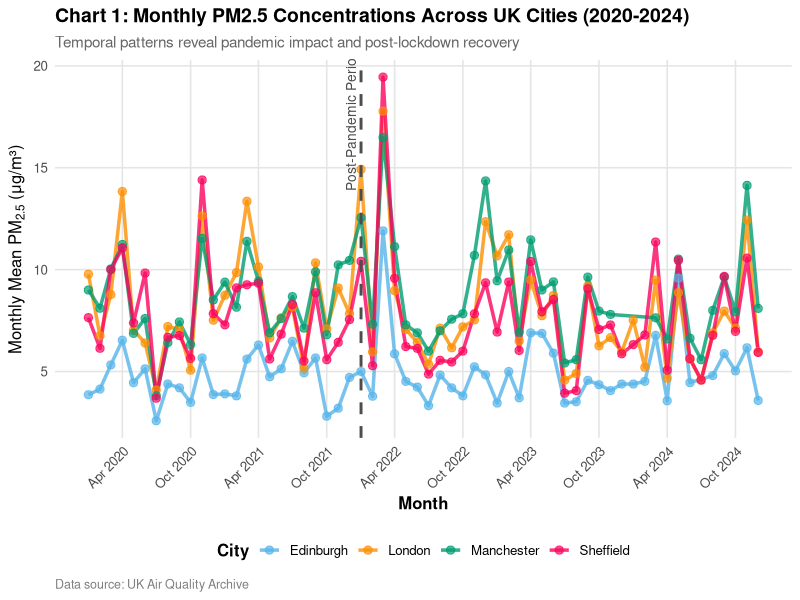
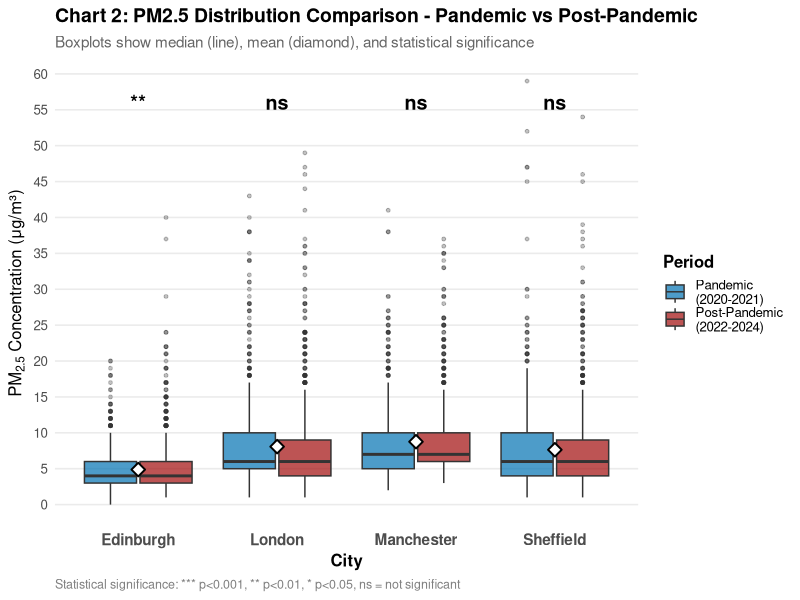
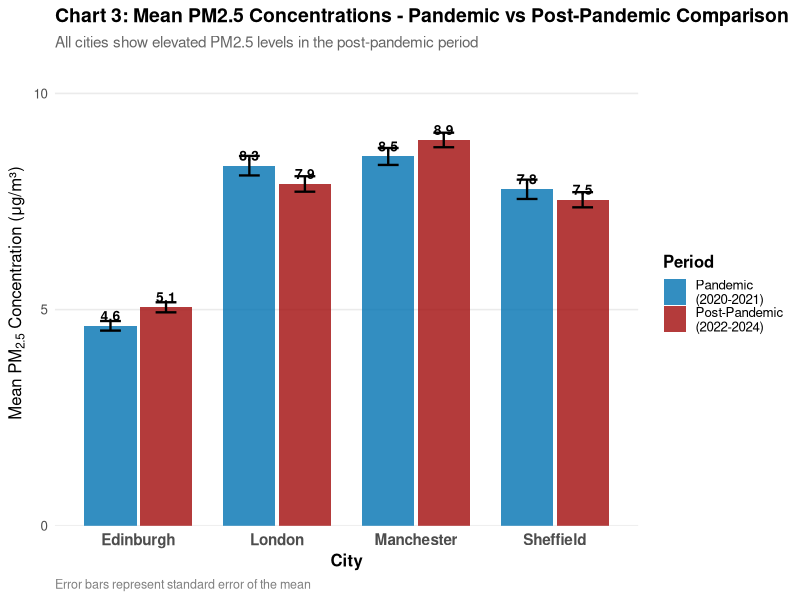
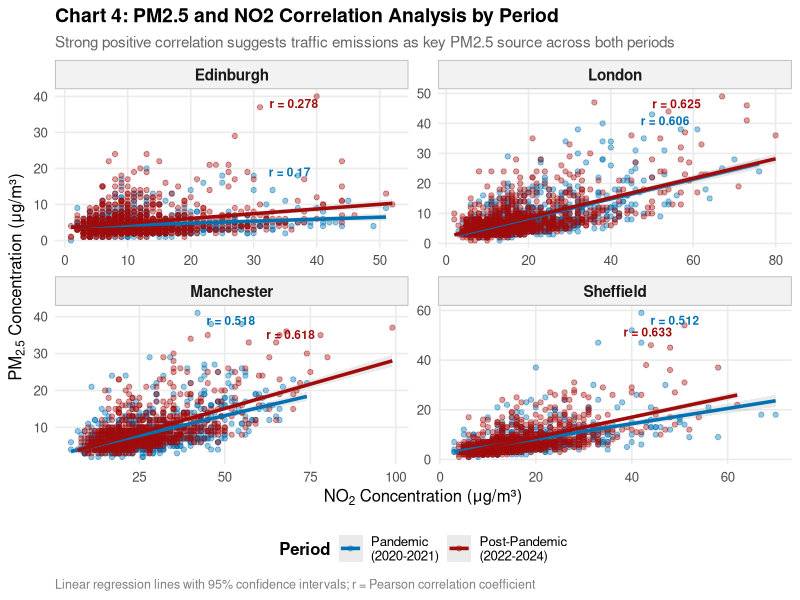
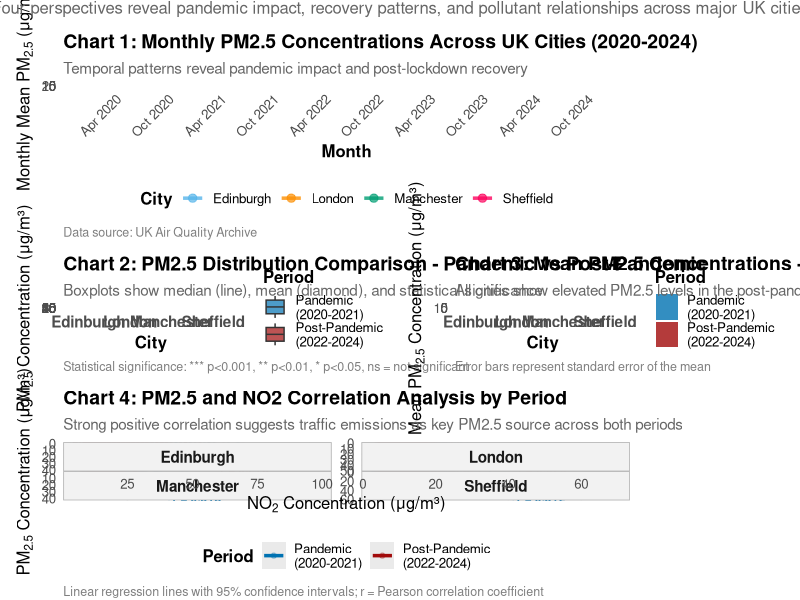
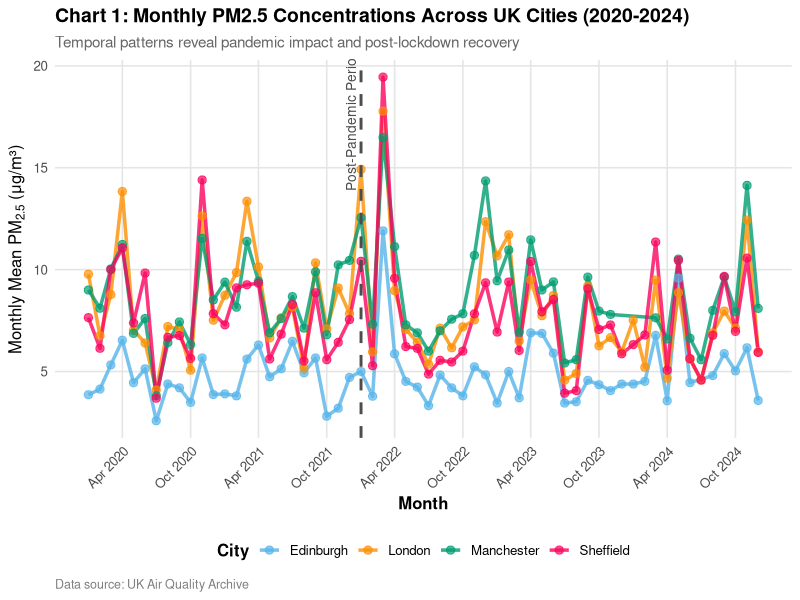
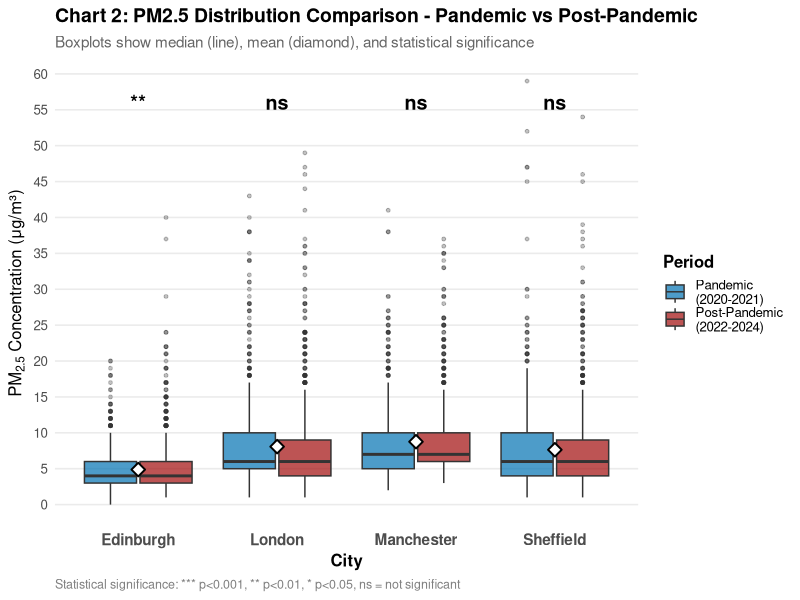
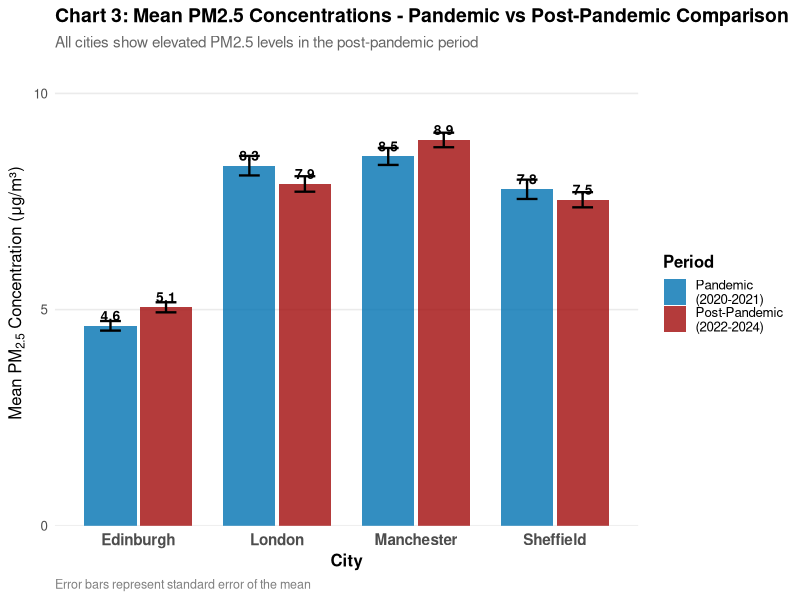

The R source for these figures, in order:
# ==============================================================================
# UK Air Quality Analysis - Research Question 1 (EDA)
# How did daily concentrations of PM₂.₅, PM₁₀, NO₂, and O₃ vary across 
# major UK cities during and after COVID-19 pandemic (2020-2024)?
# ==============================================================================

# ------------------------------------------------------------------------------
# 1. SETUP: Load Required Packages
# ------------------------------------------------------------------------------

#install.packages(c("tidyverse", "lubridate", "ggplot2", "patchwork"))

library(tidyverse)    # Data manipulation and visualization
library(lubridate)    # Date handling
library(ggplot2)      # Plotting (also loaded via tidyverse, but explicit here)
library(patchwork)    # Combining multiple plots
library(scales)

# Set theme for all plots
theme_set(theme_minimal(base_size = 12))

# Define consistent color palette (colorblind-friendly)
city_colors <- c(
  "London" = "#fc9003",      # Orange
  "Edinburgh" = "#56B4E9",   # Sky blue
  "Manchester" = "#009E73",  # Green
  "Sheffield" = "#fc035e"    # Vermillion
)

period_colors <- c(
  "Pandemic" = "#0072B2",        # Blue
  "Post-Pandemic" = "#a10b0b"    # Red
)

# Create output directory for plots
dir.create("plots", showWarnings = FALSE)

# Create processed_data directory if it doesn't exist
dir.create("processed_data", showWarnings = FALSE)

# ------------------------------------------------------------------------------
# 2. DATA IMPORT AND CLEANING
# ------------------------------------------------------------------------------

# NOTE: Skip first 10 rows (3 header + 7 metadata rows) to get to column headers
raw_data <- read_csv("uk_air_quality_data.csv", skip = 10, show_col_types = FALSE)

# View structure
glimpse(raw_data)

# Clean and reshape the data
##  Rename first column to Date and convert it into a proper date format
air_quality <- raw_data %>%
  rename(Date = 1) %>%  
  mutate(Date = as.Date(Date, format = "%m/%d/%Y")) %>%
  # Select only pollutant value columns (exclude status/flag columns)
  select(
    Date,
    # Edinburgh
    Edin_O3   = 2, Edin_NO2  = 4, Edin_SO2  = 6, Edin_CO   = 8, 
    Edin_PM10 = 10, Edin_PM25 = 12,
    
    # London
    Lon_O3   = 14, Lon_NO2  = 16, Lon_SO2  = 18, Lon_CO   = 20,
    Lon_PM10 = 22, Lon_PM25 = 24,
    
    # Manchester
    Man_O3   = 26, Man_NO2  = 28, Man_SO2  = 30, 
    Man_PM10 = 32, Man_PM25 = 34,
    
    # Sheffield
    Shef_O3  = 36, Shef_NO2 = 38, 
    Shef_PM10 = 40, Shef_PM25 = 42
  ) %>%
  # Convert all pollutant columns to numeric (handles "No data" as NA)
  mutate(across(-Date, ~as.numeric(as.character(.)))) %>%
  # Filter out rows with invalid dates
  filter(!is.na(Date))

glimpse(air_quality)
colSums(is.na(air_quality))


# Create long format for easier analysis
air_quality_long <- air_quality %>%
  pivot_longer(
    cols = -Date,
    names_to = c("City", "Pollutant"),
    names_sep = "_",
    values_to = "Concentration"
  ) %>%
  # Clean city names
  mutate(
    City = case_when(
      City == "Edin" ~ "Edinburgh",
      City == "Lon" ~ "London",
      City == "Man" ~ "Manchester",
      City == "Shef" ~ "Sheffield"
    ),
    # Clean pollutant names
    Pollutant = case_when(
      Pollutant == "PM25" ~ "PM2.5",
      Pollutant == "PM10" ~ "PM10",
      Pollutant == "NO2" ~ "NO2",
      Pollutant == "O3" ~ "O3",
      Pollutant == "SO2" ~ "SO2",
      Pollutant == "CO" ~ "CO"
    )
  ) %>%
  # Add temporal variables
  mutate(
    Year = year(Date),
    Month = month(Date),
    YearMonth = floor_date(Date, "month"),
    # Define pandemic period: 2020-2021 (Pandemic) vs 2022-2024 (Post-pandemic)
    Period = case_when(
      Year >= 2020 & Year <= 2021 ~ "Pandemic",
      Year >= 2022 ~ "Post-Pandemic"
    ),
    Period = factor(Period, levels = c("Pandemic", "Post-Pandemic"))
  )

# Summary statistics (BEFORE removing NAs)
cat("\n=== DATA SUMMARY ===\n")
cat("Date range:", min(air_quality_long$Date, na.rm = TRUE), "to", max(air_quality_long$Date, na.rm = TRUE), "\n")
cat("Total rows in long format:", nrow(air_quality_long), "\n")
cat("Cities:", paste(unique(air_quality_long$City), collapse = ", "), "\n")
cat("Pollutants:", paste(unique(air_quality_long$Pollutant), collapse = ", "), "\n\n")
colSums(is.na(air_quality_long))

# Check data completeness by city and pollutant (BEFORE removing NAs)
cat("=== DATA COMPLETENESS CHECK ===\n")
data_completeness <- air_quality_long %>%
  group_by(City, Pollutant) %>%
  summarise(
    n_obs = n(),
    n_missing = sum(is.na(Concentration)),
    pct_complete = round((1 - n_missing/n_obs) * 100, 2),
    .groups = "drop"
  )
print(data_completeness)

# Now remove rows with missing concentration values for analysis
air_quality_long <- air_quality_long %>%
  filter(!is.na(Concentration))

cat("\nRows after removing NAs:", nrow(air_quality_long), "\n")


# ------------------------------------------------------------------------------
# 3. PREPARE DATA FOR VISUALIZATIONS
# ------------------------------------------------------------------------------

cat("\n=== PREPARING DATA FOR VISUALIZATIONS ===\n")

# Filter for PM2.5 only (our focus pollutant)
pm25_data <- air_quality_long %>%
  filter(Pollutant == "PM2.5", !is.na(Period))

cat("PM2.5 observations:", nrow(pm25_data), "\n")

# Calculate monthly averages for PM2.5
pm25_monthly <- pm25_data %>%
  group_by(City, YearMonth, Period, Year) %>%
  summarise(
    Monthly_Mean = mean(Concentration, na.rm = TRUE),
    Monthly_SD = sd(Concentration, na.rm = TRUE),
    n_days = n(),
    .groups = "drop"
  )

write_csv(pm25_monthly, "processed_data/pm25_monthly.csv")

# Calculate period summaries for PM2.5
pm25_period_summary <- pm25_data %>%
  group_by(City, Period) %>%
  summarise(
    Mean = mean(Concentration, na.rm = TRUE),
    Median = median(Concentration, na.rm = TRUE),
    SD = sd(Concentration, na.rm = TRUE),
    SE = sd(Concentration, na.rm = TRUE) / sqrt(n()),
    Q25 = quantile(Concentration, 0.25, na.rm = TRUE),
    Q75 = quantile(Concentration, 0.75, na.rm = TRUE),
    Min = min(Concentration, na.rm = TRUE),
    Max = max(Concentration, na.rm = TRUE),
    n = n(),
    .groups = "drop"
  )

write_csv(pm25_period_summary, "processed_data/pm25_period_summary.csv")

# ------------------------------------------------------------------------------
# CHART 1: TEMPORAL TRENDS - Monthly PM2.5 Time Series
# Section 2: Theoretical Frameworks
# ------------------------------------------------------------------------------

cat("\n=== Creating Chart 1: Temporal Trends ===\n")

chart1_temporal <- ggplot(pm25_monthly, 
                          aes(x = YearMonth, y = Monthly_Mean, 
                              color = City, group = City)) +
  geom_line(linewidth = 1.2, alpha = 0.8) +
  geom_point(size = 2.5, alpha = 0.7) +
  
  # Add vertical line to mark post-pandemic period
  geom_vline(xintercept = as.Date("2022-01-01"), 
             linetype = "dashed", color = "gray30", linewidth = 1) +
  annotate("text", x = as.Date("2022-01-01"), 
           y = max(pm25_monthly$Monthly_Mean, na.rm = TRUE) * 0.95,
           label = "Post-Pandemic Period Begins", 
           angle = 90, vjust = -0.5, size = 3.5, color = "gray30") +
  
  # Styling
  scale_color_manual(values = city_colors) +
  scale_x_date(date_breaks = "6 months", date_labels = "%b %Y") +
  scale_y_continuous(breaks = seq(0, 30, 5)) +
  
  labs(
    title = "Chart 1: Monthly PM2.5 Concentrations Across UK Cities (2020-2024)",
    subtitle = "Temporal patterns reveal pandemic impact and post-lockdown recovery",
    x = "Month",
    y = expression(paste("Monthly Mean PM"[2.5], " (μg/m³)")),
    color = "City",
    caption = "Data source: UK Air Quality Archive"
  ) +
  
  theme_minimal(base_size = 12) +
  theme(
    plot.title = element_text(face = "bold", size = 14),
    plot.subtitle = element_text(color = "gray40", size = 11),
    axis.text.x = element_text(angle = 45, hjust = 1),
    axis.title = element_text(face = "bold"),
    legend.position = "bottom",
    legend.title = element_text(face = "bold"),
    panel.grid.minor = element_blank(),
    panel.grid.major = element_line(color = "gray90"),
    plot.caption = element_text(color = "gray50", size = 9, hjust = 0)
  )

##print in R display
print(chart1_temporal)

ggsave("plots/chart1_temporal_trends.png", chart1_temporal, 
       width = 12, height = 6, dpi = 300)
cat("Saved: plots/chart1_temporal_trends.png\n")

# ------------------------------------------------------------------------------
# CHART 2: PERIOD COMPARISON - Boxplots with Statistical Annotations
# Section 3: Accessibility
# ------------------------------------------------------------------------------

cat("\n=== Creating Chart 2: Period Comparison ===\n")

# Calculate statistical significance
t_test_results <- pm25_data %>%
  group_by(City) %>%
  summarise(
    p_value = t.test(
      Concentration[Period == "Pandemic"],
      Concentration[Period == "Post-Pandemic"]
    )$p.value,
    significance = case_when(
      p_value < 0.001 ~ "***",
      p_value < 0.01 ~ "**",
      p_value < 0.05 ~ "*",
      TRUE ~ "ns"
    ),
    .groups = "drop"
  )

# Get y-axis max for positioning significance stars
y_max <- max(pm25_data$Concentration, na.rm = TRUE)

chart2_comparison <- ggplot(pm25_data, 
                            aes(x = City, y = Concentration, fill = Period)) +
  geom_boxplot(alpha = 0.7, outlier.alpha = 0.3, outlier.size = 1,
               position = position_dodge(width = 0.8)) +
  
  # Add mean points
  stat_summary(fun = mean, geom = "point", shape = 23, size = 3,
               position = position_dodge(width = 0.8), 
               color = "black", fill = "white", stroke = 1) +
  
  # Add significance annotations
  geom_text(data = t_test_results, 
            aes(x = City, y = y_max * 0.95, label = significance),
            inherit.aes = FALSE, size = 5, fontface = "bold") +
  
  # Styling
  scale_fill_manual(values = period_colors,
                    labels = c("Pandemic\n(2020-2021)", 
                               "Post-Pandemic\n(2022-2024)")) +
  scale_y_continuous(breaks = seq(0, ceiling(y_max/5)*5, 5)) +
  
  labs(
    title = "Chart 2: PM2.5 Distribution Comparison - Pandemic vs Post-Pandemic",
    subtitle = "Boxplots show median (line), mean (diamond), and statistical significance",
    x = "City",
    y = expression(paste("PM"[2.5], " Concentration (μg/m³)")),
    fill = "Period",
    caption = "Statistical significance: *** p<0.001, ** p<0.01, * p<0.05, ns = not significant"
  ) +
  
  theme_minimal(base_size = 12) +
  theme(
    plot.title = element_text(face = "bold", size = 14),
    plot.subtitle = element_text(color = "gray40", size = 11),
    axis.title = element_text(face = "bold"),
    axis.text.x = element_text(size = 11, face = "bold"),
    legend.position = "right",
    legend.title = element_text(face = "bold"),
    panel.grid.minor = element_blank(),
    panel.grid.major.x = element_blank(),
    plot.caption = element_text(color = "gray50", size = 9, hjust = 0)
  )

print(chart2_comparison)
ggsave("plots/chart2_period_comparison.png", chart2_comparison, 
       width = 10, height = 7, dpi = 300)
cat("Saved: plots/chart2_period_comparison.png\n")

# ------------------------------------------------------------------------------
# CHART 3: MEAN COMPARISON - Simple Bar Chart (Pandemic vs Post-Pandemic)
# Section 4: Visualization Choice
# ------------------------------------------------------------------------------

cat("\n=== Creating Chart 3: Mean Comparison Bar Chart ===\n")

chart3_means <- ggplot(pm25_period_summary, 
                       aes(x = City, y = Mean, fill = Period)) +
  geom_col(position = position_dodge(width = 0.8), alpha = 0.8, width = 0.75) +
  
  # Add error bars (standard error)
  geom_errorbar(aes(ymin = Mean - SE, ymax = Mean + SE),
                position = position_dodge(width = 0.8),
                width = 0.3, linewidth = 0.8) +
  
  # Add value labels on bars
  geom_text(aes(label = sprintf("%.1f", Mean)),
            position = position_dodge(width = 0.8),
            vjust = -0.5, size = 3.5, fontface = "bold") +
  
  # Styling
  scale_fill_manual(values = period_colors,
                    labels = c("Pandemic\n(2020-2021)", 
                               "Post-Pandemic\n(2022-2024)")) +
  scale_y_continuous(breaks = seq(0, 25, 5), 
                     limits = c(0, max(pm25_period_summary$Mean) * 1.15),
                     expand = expansion(mult = c(0, 0.05))) +
  
  labs(
    title = "Chart 3: Mean PM2.5 Concentrations - Pandemic vs Post-Pandemic Comparison",
    subtitle = "All cities show elevated PM2.5 levels in the post-pandemic period",
    x = "City",
    y = expression(paste("Mean PM"[2.5], " Concentration (μg/m³)")),
    fill = "Period",
    caption = "Error bars represent standard error of the mean"
  ) +
  
  theme_minimal(base_size = 12) +
  theme(
    plot.title = element_text(face = "bold", size = 14),
    plot.subtitle = element_text(color = "gray40", size = 11),
    axis.title = element_text(face = "bold"),
    axis.text.x = element_text(size = 11, face = "bold"),
    legend.position = "right",
    legend.title = element_text(face = "bold"),
    panel.grid.minor = element_blank(),
    panel.grid.major.x = element_blank(),
    plot.caption = element_text(color = "gray50", size = 9, hjust = 0)
  )

print(chart3_means)
ggsave("plots/chart3_mean_comparison.png", chart3_means, 
       width = 10, height = 7, dpi = 300)
cat("Saved: plots/chart3_mean_comparison.png\n")

# ------------------------------------------------------------------------------
# CHART 4: POLLUTANT CORRELATION - PM2.5 vs NO2 by Period
# Section 5: Implications and Improvements
# ------------------------------------------------------------------------------

cat("\n=== Creating Chart 4: Pollutant Correlation by Period ===\n")

correlation_data <- air_quality_long %>%
  filter(Pollutant %in% c("PM2.5", "NO2"), !is.na(Period)) %>%
  select(Date, City, Period, Pollutant, Concentration) %>%
  pivot_wider(names_from = Pollutant, values_from = Concentration) %>%
  filter(!is.na(PM2.5) & !is.na(NO2))

cat("Correlation data points:", nrow(correlation_data), "\n")
cat("\nData preparation complete!\n")

# Calculate correlation coefficients for each city-period combination
cor_stats <- correlation_data %>%
  group_by(City, Period) %>%
  summarise(
    cor = cor(PM2.5, NO2, use = "complete.obs"),
    x_pos = max(NO2, na.rm = TRUE) * 0.7,
    y_pos = max(PM2.5, na.rm = TRUE) * 0.95,
    label = paste0("r = ", round(cor, 3)),
    .groups = "drop"
  )

chart4_correlation <- ggplot(correlation_data, 
                             aes(x = NO2, y = PM2.5, color = Period)) +
  geom_point(alpha = 0.4, size = 1.5) +
  geom_smooth(method = "lm", se = TRUE, linewidth = 1.2, alpha = 0.2) +
  
  # Add correlation coefficients
  geom_text(data = cor_stats, 
            aes(x = x_pos, y = y_pos, label = label, color = Period),
            size = 3, fontface = "bold", show.legend = FALSE) +
  
  # Facet by city
  facet_wrap(~City, ncol = 2, scales = "free") +
  
  # Styling
  scale_color_manual(values = period_colors,
                     labels = c("Pandemic\n(2020-2021)", 
                                "Post-Pandemic\n(2022-2024)")) +
  
  labs(
    title = "Chart 4: PM2.5 and NO2 Correlation Analysis by Period",
    subtitle = "Strong positive correlation suggests traffic emissions as key PM2.5 source across both periods",
    x = expression(paste("NO"[2], " Concentration (μg/m³)")),
    y = expression(paste("PM"[2.5], " Concentration (μg/m³)")),
    color = "Period",
    caption = "Linear regression lines with 95% confidence intervals; r = Pearson correlation coefficient"
  ) +
  
  theme_minimal(base_size = 12) +
  theme(
    plot.title = element_text(face = "bold", size = 14),
    plot.subtitle = element_text(color = "gray40", size = 11),
    axis.title = element_text(face = "bold"),
    legend.position = "bottom",
    legend.title = element_text(face = "bold"),
    strip.text = element_text(face = "bold", size = 11),
    strip.background = element_rect(fill = "gray95", color = "gray70"),
    panel.grid.minor = element_blank(),
    plot.caption = element_text(color = "gray50", size = 9, hjust = 0)
  )

print(chart4_correlation)
ggsave("plots/chart4_pollutant_correlation_by_period.png", chart4_correlation, 
       width = 11, height = 8, dpi = 300)
cat("Saved: plots/chart4_pollutant_correlation_by_period.png\n")

# ------------------------------------------------------------------------------
# COMPOSITE VISUALIZATION - All 4 Charts Combined
# Section 1: Knowledge Building
# ------------------------------------------------------------------------------

cat("\n=== Creating Composite Visualization ===\n")

composite_viz <- (chart1_temporal / (chart2_comparison | chart3_means) / chart4_correlation) +
  plot_annotation(
    title = "UK Air Quality Analysis: PM2.5 Concentrations During and After COVID-19 (2020-2024)",
    subtitle = "Four perspectives reveal pandemic impact, recovery patterns, and pollutant relationships across major UK cities",
    caption = "Data: UK Air Quality Archive | Cities: London, Edinburgh, Manchester, Sheffield",
    theme = theme(
      plot.title = element_text(size = 16, face = "bold", hjust = 0.5),
      plot.subtitle = element_text(size = 12, color = "gray40", hjust = 0.5),
      plot.caption = element_text(size = 9, color = "gray50")
    )
  ) +
  plot_layout(heights = c(1.2, 1.5, 1.5))

print(composite_viz)
ggsave("plots/composite_visualization_all4.png", composite_viz, 
       width = 16, height = 18, dpi = 300)
cat("Saved: plots/composite_visualization_all4.png\n")

# ------------------------------------------------------------------------------
# SUMMARY STATISTICS FOR REPORT
# ------------------------------------------------------------------------------

cat("\n=== SUMMARY STATISTICS FOR REPORT ===\n")

# Overall statistics
cat("\n--- Overall PM2.5 Statistics by Period ---\n")
print(pm25_period_summary)

# Percentage changes
cat("\n--- Percentage Change (Post-Pandemic vs Pandemic) ---\n")
pct_change <- pm25_period_summary %>%
  select(City, Period, Mean) %>%
  pivot_wider(names_from = Period, values_from = Mean) %>%
  mutate(
    Difference = `Post-Pandemic` - Pandemic,
    Pct_Change = round((Difference / Pandemic) * 100, 2)
  )
print(pct_change)

# Correlation summary by period
cat("\n--- PM2.5 vs NO2 Correlations by City and Period ---\n")
correlations <- correlation_data %>%
  group_by(City, Period) %>%
  summarise(
    Pearson_r = round(cor(PM2.5, NO2, use = "complete.obs"), 3),
    n_observations = n(),
    .groups = "drop"
  )
print(correlations)